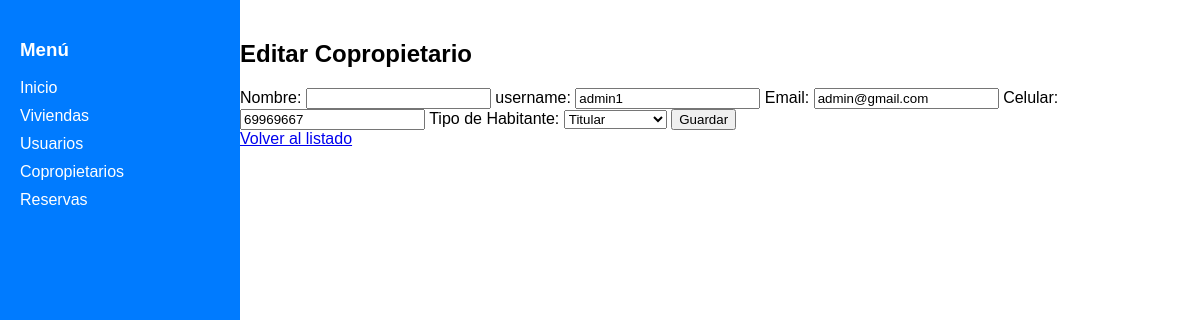
Screenshot of /users/copropietarios/editar/3/ (signed in) with the database file from the repository.
### users/models.py (models this page shows, shortened)
class CustomUser(AbstractUser):
    ROLES = [
        ('admin', 'Administrador'),
        ('portero', 'Portero'),
        ('limpieza', 'Personal de limpieza'),
        ('visitante', 'Visitante'),
    ]
    HABITANTE_TYPES = [
        ('titular', 'Titular'),
        ('dueno', 'Dueño'),
        ('copropietario', 'Copropietario'),
        ('menor', 'Menor'),
    ]
    phone = models.CharField(max_length=15, blank=True, null=True)
    address = models.TextField(blank=True, null=True)
    role = models.CharField(max_length=20, choices=ROLES, default='visitante')
    tipo_habitante = models.CharField(max_length=20, choices=HABITANTE_TYPES, blank=True, null=True)
    vivienda = models.ForeignKey(
        'vivienda.Vivienda',  # Especificamos el modelo correctamente
        on_delete=models.SET_NULL,
        null=True,
        blank=True,
        related_name="residentes"  # Cambiamos el related_name para evitar conflicto
    )

### users/views.py (the view, shortened to what this page needs)
# urls.py: path("copropietarios/editar/<int:user_id>/", editar_copropietario, name="editar_copropietario"),
@login_required
def editar_copropietario(request, user_id):
    user = get_object_or_404(CustomUser, id=user_id)
    return render(request, "users/editar.html", {"user": user})

### users/templates/users/editar.html (shortened to what this page needs)
{% extends 'base.html' %}
{% block content %}
<h2>Editar Copropietario</h2>
<form method="POST">
    <label>Nombre:</label>
    <input type="text" name="first_name" value="{{ user.first_name }}" required>
    <label>username:</label>
    <input type="text" name="username" value="{{ user.username }}" required>
    <label>Email:</label>
    <input type="email" name="email" value="{{ user.email }}" required>
    <label>Celular:</label>
    <input type="text" name="phone" value="{{ user.phone }}">
    <label>Tipo de Habitante:</label>
    <select name="tipo_habitante">
        <option value="titular" {% if user.tipo_habitante == "titular" %}selected{% endif %}>Titular</option>
    </select>
    <button type="submit">Guardar</button>
</form>
<a href="{% url 'listado_copropietarios' %}">Volver al listado</a>
{% endblock %}

### templates/base.html (style rules this page uses)
body { font-family: Arial, sans-serif; margin: 0; padding: 0; }

### rows the page displays
CustomUser: username "admin1", email "admin@gmail.com", phone "69969667", tipo_habitante "Titular"
